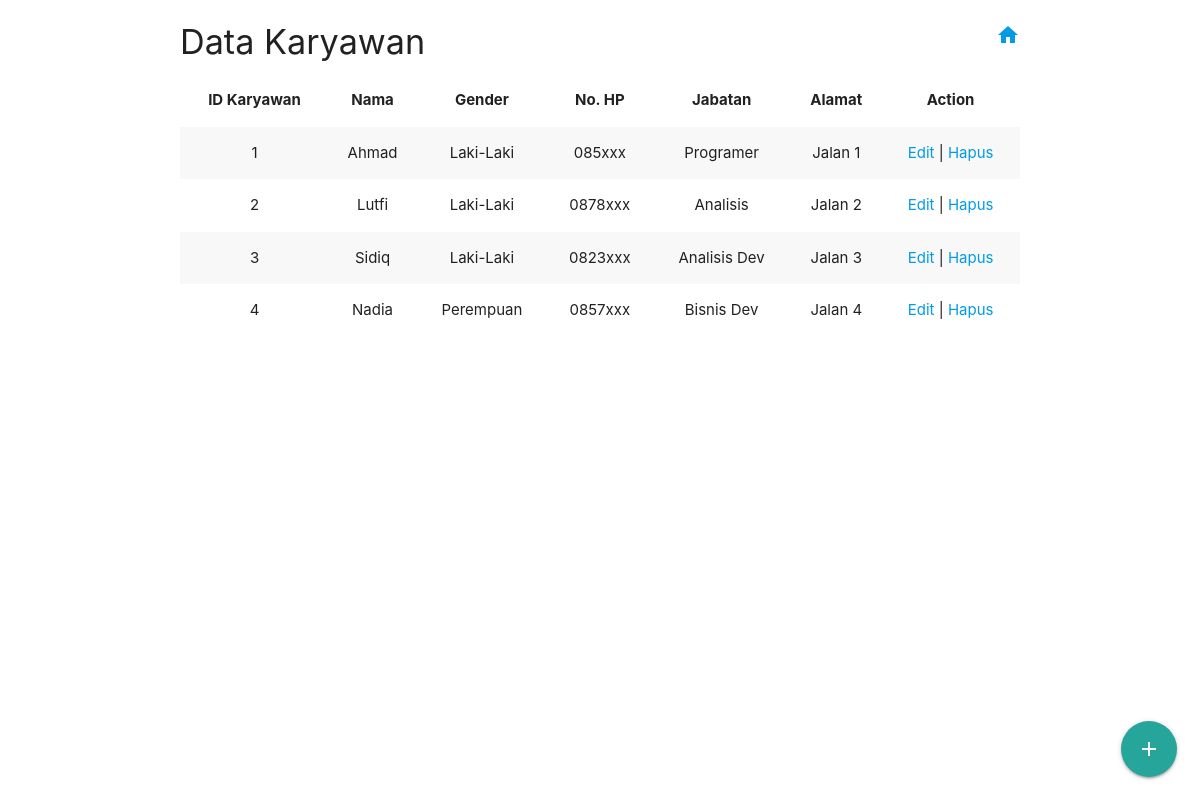
The app's page /index.php/karyawan with its own data.
### tables this page shows
CREATE TABLE `Karyawan` (
  `id_karyawan` int(11) NOT NULL AUTO_INCREMENT PRIMARY KEY,
  `nama` varchar(50) NOT NULL,
  `gender` char(1) NOT NULL,
  `alamat` text NOT NULL,
  `no_hp` varchar(13) NOT NULL,
  `kd_jabatan` int(11) NOT NULL
);

CREATE TABLE `Jabatan` (
  `kd_jabatan` int(11) NOT NULL AUTO_INCREMENT PRIMARY KEY,
  `jabatan` varchar(40) NOT NULL
);

### application/controllers/Karyawan.php (called while the page is built, shortened)
<?php
class Karyawan extends CI_Controller {
	function __construct() {
		$this->load->model('m_karyawan');
	}
	function index() {
		$send['data'] = $this->m_karyawan->get_all();
		$send['title'] = 'Data Karyawan';
		$this->load->view('karyawan/lihat', $send);
	}
}

### index.php (called while the page is built, shortened)
<?php
require_once BASEPATH.'core/CodeIgniter.php';

### application/models/M_karyawan.php (called while the page is built, shortened)
<?php
class M_karyawan extends CI_Model {
	private $tbname = 'Karyawan';
	function get_all() {
		$query = 'SELECT id_karyawan, nama, gender, alamat, no_hp, jabatan';
		$query .= ' FROM '.$this->tbname.' INNER JOIN Jabatan';
		$query .= ' ON '.$this->tbname.'.kd_jabatan = Jabatan.kd_jabatan';
		return $this->db->query($query)->result();
	}
}

### application/views/karyawan/lihat.php (the view)
<?php
  $send['title'] = $title;
  $this->load->view('_include/head', $send);
?>
    	<article>
	    	<table class="centered striped">
				<thead>
					<tr>
						<th> ID Karyawan </th>
						<th> Nama </th>
						<th> Gender </th>
						<th> No. HP </th>
						<th> Jabatan </th>
						<th> Alamat </th>
						<th> Action </th>
					</tr>
				</thead>
				<tbody>
					<?php foreach ($data as $d) { ?>
					<tr>
						<td> <?php echo $d->id_karyawan; ?></td>
						<td> <?php echo $d->nama; ?></td>
						<td>
							<?php if ($d->gender == 'L') {
								echo "Laki-Laki";
							} else {
								echo "Perempuan";
							} ?>
						</td>
						<td> <?php echo $d->no_hp; ?></td>
						<td> <?php echo $d->jabatan; ?></td>
						<td> <?php echo $d->alamat; ?></td>
						<td> <a href="<?php echo site_url('karyawan/edit/').$d->id_karyawan; ?>"> Edit </a> | <a href="<?php echo site_url('karyawan/delete/').$d->id_karyawan; ?>"> Hapus </a> </td>
					</tr>
					<?php } ?>
				</tbody>
			</table>
    	</article>
    	<div class="fixed-action-btn">
			<a class="btn-floating btn-large waves-effect waves-light btn modal-trigger" href="<?php echo site_url('karyawan/tambah'); ?>">
		    	<i class="large material-icons"> add </i>
			</a>
		</div>
<?php $this->load->view('_include/footer'); ?>

### application/views/_include/head.php (shortened to what this page needs)
<!DOCTYPE html>
<html>
<head>
	<link rel="stylesheet" type="text/css" href="<?php echo base_url('assets/css/materialize.css'); ?>"/>
	<link rel="stylesheet" type="text/css" href="<?php echo base_url('assets/css/animate.css'); ?>"/>
	<link rel="stylesheet" type="text/css" href="<?php echo base_url('assets/css/style.css'); ?>"/>
</head>
<body>
	<div class="container">
		<header>
			<h4 class="left"> <?php echo $title; ?> </h4>
			<div class="right">
				<div> &nbsp </div>
				<a href="<?php echo base_url(); ?>" class="btn-home"> <i class="material-icons"> home </i> </a>
			</div>
		</header>

### application/views/_include/footer.php (shortened to what this page needs)
	</div>
</body>
</html>

### records on screen
karyawan: id_karyawan "1", nama "Ahmad", gender "Laki-Laki", no_hp "085xxx", kd_jabatan.jabatan "Programer", alamat "Jalan 1"
karyawan: id_karyawan "2", nama "Lutfi", gender "Laki-Laki", no_hp "0878xxx", kd_jabatan.jabatan "Analisis", alamat "Jalan 2"
karyawan: id_karyawan "3", nama "Sidiq", gender "Laki-Laki", no_hp "0823xxx", kd_jabatan.jabatan "Analisis Dev", alamat "Jalan 3"
karyawan: id_karyawan "4", nama "Nadia", gender "Perempuan", no_hp "0857xxx", kd_jabatan.jabatan "Bisnis Dev", alamat "Jalan 4"

### other values on screen
$title "Data Karyawan"
